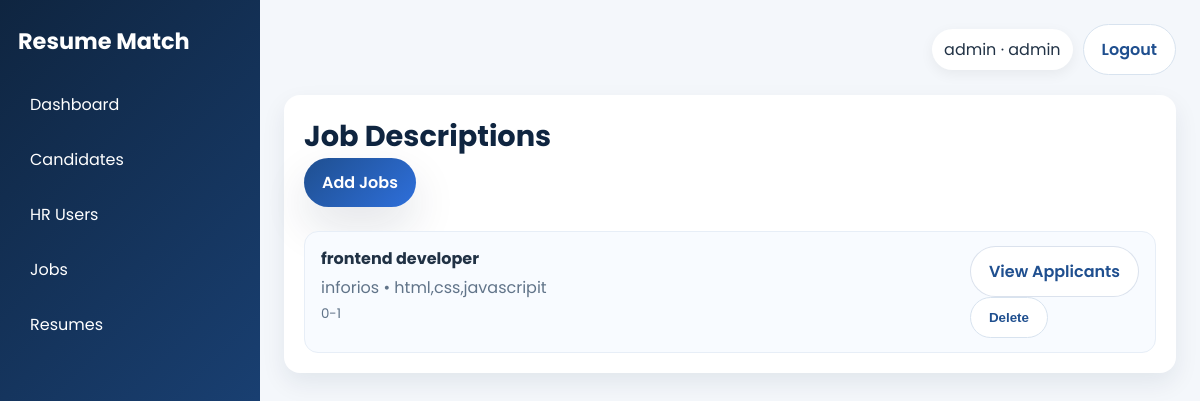
The app's page /admin/job-descriptions (signed in) with its own data.
### tables this page shows
CREATE TABLE users (
            id INTEGER PRIMARY KEY AUTOINCREMENT,
            username TEXT UNIQUE NOT NULL,
            email TEXT UNIQUE NOT NULL,
            password_hash TEXT NOT NULL,
            role TEXT NOT NULL CHECK(role IN ('admin','hr','candidate')),
            created_at TEXT NOT NULL
        );

CREATE TABLE job_descriptions (
            id INTEGER PRIMARY KEY AUTOINCREMENT,
            hr_user_id INTEGER NOT NULL,
            job_title TEXT NOT NULL,
            company_name TEXT NOT NULL,
            required_skills TEXT NOT NULL,
            required_experience TEXT NOT NULL,
            full_description TEXT NOT NULL,
            created_at TEXT NOT NULL,
            FOREIGN KEY (hr_user_id) REFERENCES users(id) ON DELETE CASCADE
        );

### app.py (the view)
@app.route("/admin/job-descriptions")
@require_login("admin")
def admin_job_descriptions() -> str:
    jobs = list_job_descriptions()
    return render_template("job_descriptions.html", jobs=jobs)

### app.py (called while the page is built)
@app.context_processor
def inject_globals() -> dict[str, Any]:
    user = None
    if "user_id" in session:
        user = get_user_by_id(session["user_id"])
    return {"current_user": user, "csrf_token": session.get("csrf_token")}

def require_login(role: str | None = None) -> Any:
    def decorator(func):
        @wraps(func)
        def wrapper(*args, **kwargs):
            if "user_id" not in session:
                flash("Please log in first.", "warning")
                return redirect(url_for("login"))
            user = get_user_by_id(session["user_id"])
            if role and user["role"] != role:
                flash("You do not have access to this page.", "danger")
                return redirect(url_for("home"))
            return func(*args, **kwargs)
        return wrapper
    return decorator

@app.before_request
def ensure_csrf_token() -> None:
    if "csrf_token" not in session:
        session["csrf_token"] = secrets.token_hex(16)

### utils/database.py (called while the page is built)
def get_connection() -> sqlite3.Connection:
    conn = sqlite3.connect(DB_PATH)
    conn.row_factory = sqlite3.Row
    conn.execute("PRAGMA foreign_keys = ON")
    return conn

def get_user_by_id(user_id: int) -> Optional[Dict[str, Any]]:
    conn = get_connection()
    user = conn.execute("SELECT * FROM users WHERE id = ?", (user_id,)).fetchone()
    conn.close()
    return dict(user) if user else None

def list_job_descriptions() -> list[Dict[str, Any]]:
    conn = get_connection()
    rows = conn.execute("SELECT * FROM job_descriptions ORDER BY created_at DESC").fetchall()
    conn.close()
    return [dict(row) for row in rows]

### templates/job_descriptions.html (shortened to what this page needs)
{% extends 'base.html' %}
{% block content %}
<section class="card">
    <div class="section-heading">
        <h2>Job Descriptions</h2>
        <a class="btn btn-primary" href="{{ url_for('upload_job') }}">Add Jobs</a>
    </div>
    {% if jobs %}
        <div class="stack-list">
            {% for job in jobs %}
            <div class="list-item job-list-item">
                <div>
                    <strong>{{ job.job_title }}</strong>
                    <p>{{ job.company_name }} • {{ job.required_skills }}</p>
                    <small>{{ job.required_experience }}</small>
                </div>
                <div class="job-description-actions">
                    <a class="btn btn-secondary" href="{{ url_for('hr_job_applicants', job_id=job.id) }}">View Applicants</a>
                    <form method="post" action="{{ url_for('delete_job_route', job_id=job.id) }}">
                        <button class="btn btn-outline" type="submit">Delete</button>
                    </form>
                </div>
            </div>
            {% endfor %}
        </div>
    {% else %}
        <div class="empty-state">
            <h3>No jobs added yet</h3>
            <p>Create your first opening to start matching candidates.</p>
        </div>
    {% endif %}
</section>
{% endblock %}

### templates/base.html (shortened to what this page needs)
<!DOCTYPE html>
<html lang="en">
<head>
    <link rel="stylesheet" href="{{ url_for('static', filename='css/style.css') }}">
</head>
<body class="{% if request.endpoint == 'home' %}landing-body{% else %}app-body{% endif %}">
    {% if request.endpoint == 'home' %}
        <div class="landing-page">
            <header class="sticky-nav">
                <a class="brand-mark" href="{{ url_for('home') }}"><span>Resume</span>Match</a>
                <button class="menu-toggle" aria-label="Toggle navigation">☰</button>
                <nav class="nav-links">
                    <a href="#platform">Platform</a>
                    <a href="#workflow">How It Works</a>
                    <a href="{{ url_for('jobs') }}">Jobs</a>
                    <a href="#contact">Contact</a>
                    <a class="nav-cta" href="{{ url_for('register') }}">Join Now</a>
                </nav>
            </header>
            {% with messages = get_flashed_messages(with_categories=true) %}
                {% if messages %}
                    <div class="flash-stack landing-flash">
                        {% for category, message in messages %}
                            <div class="flash flash-{{ category }}">{{ message }}</div>
                        {% endfor %}
                    </div>
                {% endif %}
            {% endwith %}
            <div class="content-wrapper">
    {% else %}
        <div class="page-shell">
            <aside class="sidebar">
                <div class="brand">Resume Match</div>
                <nav>
                    {% if current_user and current_user.role == 'admin' %}
                        <a href="{{ url_for('admin_dashboard') }}">Dashboard</a>
                        <a href="{{ url_for('admin_candidates') }}">Candidates</a>
                        <a href="{{ url_for('admin_hr_users') }}">HR Users</a>
                        <a href="{{ url_for('admin_job_descriptions') }}">Jobs</a>
                        <a href="{{ url_for('admin_resumes') }}">Resumes</a>
                    {% elif current_user and current_user.role == 'hr' %}
                        <a href="{{ url_for('hr_dashboard') }}">Dashboard</a>
                        <a href="{{ url_for('upload_job') }}">Create Job</a>
                        <a href="{{ url_for('ranking') }}">Ranking</a>
                        <a href="{{ url_for('analytics') }}">Analytics</a>
                        <a href="{{ url_for('reports') }}">Reports</a>
                    {% elif current_user and current_user.role == 'candidate' %}
                        <a href="{{ url_for('candidate_dashboard') }}">Dashboard</a>
                        <a href="{{ url_for('upload_resume') }}">Upload Resume</a>
                        <a href="{{ url_for('jobs') }}">Jobs</a>
                        <a href="{{ url_for('profile') }}">Profile</a>
                        <a href="{{ url_for('application_status') }}">Status</a>
                    {% else %}
                        <a href="{{ url_for('home') }}">Home</a>
                        <a href="{{ url_for('about') }}">About</a>
                        <a href="{{ url_for('contact') }}">Contact</a>
                    {% endif %}
                </nav>
            </aside>
            <main class="main-content">
                <header class="topbar">
                    <div class="topbar-actions">
                        {% if current_user %}
                            <span class="user-pill">{{ current_user.username }} · {{ current_user.role }}</span>
                            <a class="btn btn-outline" href="{{ url_for('logout') }}">Logout</a>
                        {% else %}
                            <a class="btn btn-outline" href="{{ url_for('login') }}">Login</a>
                            <a class="btn btn-primary" href="{{ url_for('register') }}">Register</a>
                        {% endif %}
                    </div>
                </header>
                <div class="content-wrapper">
    {% endif %}
    {% block content %}{% endblock %}
    {% if request.endpoint == 'home' %}
            </div>
            <footer class="landing-footer" id="contact">
                <p>© 2026 ResumeMatch. Trusted by modern HR teams.</p>
            </footer>
        </div>
    {% else %}
                </div>
            </main>
        </div>
    {% endif %}
</body>
</html>

### static/css/style.css (style rules this page uses)
:root { --bg: #f4f7fb; --card: #ffffff; --text: #213245; --muted: #617489; --primary: #1f4f8f; --accent: #2e6fdb; --danger: #d64545; --success: #2ca25f; --shadow: 0 20px 45px rgba(15, 37, 64, 0.12); }
* { box-sizing: border-box; }
html { scroll-behavior: smooth; }
body { margin: 0; font-family: 'Poppins', Arial, sans-serif; background: var(--bg); color: var(--text); }
.page-shell { display: flex; min-height: 100vh; }
.sidebar { width: 260px; background: linear-gradient(135deg, #0f2540, #1f4f8f); color: white; padding: 24px 18px; }
.brand { font-size: 1.4rem; font-weight: 700; margin-bottom: 24px; }
.sidebar nav { display: flex; flex-direction: column; gap: 10px; }
.sidebar a { color: white; text-decoration: none; padding: 10px 12px; border-radius: 8px; }
.main-content { flex: 1; padding: 24px; }
.topbar { display: flex; justify-content: space-between; align-items: center; margin-bottom: 20px; }
.topbar-actions { display: flex; gap: 10px; align-items: center; }
.user-pill { background: white; padding: 8px 12px; border-radius: 999px; box-shadow: 0 4px 14px rgba(0,0,0,0.06); }
.card { background: var(--card); border-radius: 16px; padding: 20px; box-shadow: 0 10px 24px rgba(15,37,64,0.08); margin-bottom: 20px; }
.btn { border: none; cursor: pointer; text-decoration: none; display: inline-flex; align-items: center; justify-content: center; padding: 12px 18px; font-weight: 600; border-radius: 999px; transition: transform 0.2s ease, box-shadow 0.2s ease; }
.btn-primary { background: linear-gradient(135deg, var(--primary), var(--accent)); color: white; box-shadow: var(--shadow); }
.btn-secondary { background: white; color: var(--primary); border: 1px solid rgba(31,79,143,0.16); }
.btn-outline { background: white; color: var(--primary); border: 1px solid #d8e3ef; }
.section-heading { margin-bottom: 24px; }
.section-heading h2 { font-size: 1.8rem; margin: 0; color: #0f2540; }
.stack-list { display: flex; flex-direction: column; gap: 12px; }
.list-item { display: flex; justify-content: space-between; align-items: center; gap: 12px; background: #f8fbff; border: 1px solid #e7eef7; border-radius: 14px; padding: 14px 16px; }
.list-item p, .list-item small { margin: 4px 0 0; color: var(--muted); }
.job-list-item { align-items: flex-start; }

### records on screen
users: username "admin", role "admin"
job_descriptions: job_title "frontend developer", company_name "inforios", required_skills "html,css,javascripit", required_experience "0-1"
